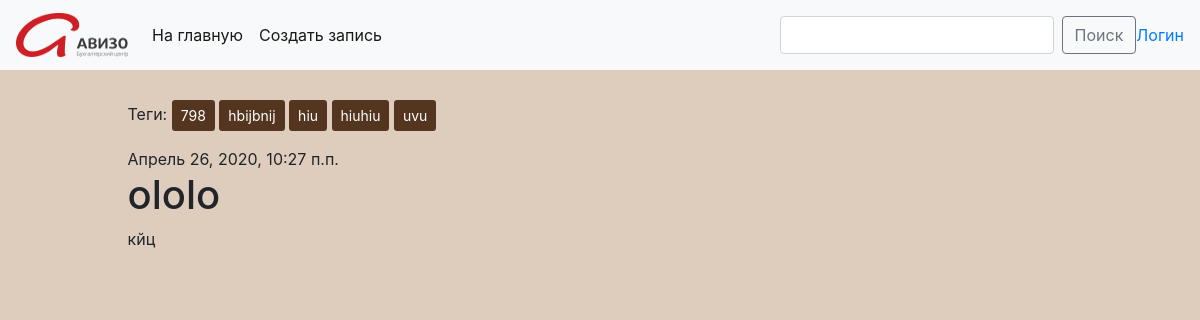
Page /post/113/ on the committed database.
### blog/models.py (models this page shows, shortened)
class Post(models.Model):
    author = models.ForeignKey(settings.AUTH_USER_MODEL, on_delete=models.CASCADE)
    author_first_name = ''
    author_last_name = ''
    title = models.CharField(max_length=200)
    text = models.TextField()
    created_date = models.DateTimeField(default=timezone.now)
    published_date = models.DateTimeField(blank=True, null=True)
    tags = TaggableManager(through=RuTaggedItem, blank=True)
    document = models.FileField(blank=True)
    image = models.ImageField(blank=True, upload_to='images/')

### blog/views.py (the view)
# urls.py: path('post/<int:pk>/', views.PostDetailView.as_view(), name='post_detail'),
class PostDetailView(View):
    def get(self, request, pk=None):
        post = get_object_or_404(Post, pk=pk)
        media = Media.objects.filter(post_id=pk)
        return render(request, 'blog/post_detail.html', {'post': post, 'media': media})

### blog/templates/blog/post_detail.html (shortened to what this page needs)
{% extends 'include/base.html' %}
{% block content %}
<div class="post" style="width: 100%; word-break: break-all">
    <p class="tags">Теги: {% for tag in post.tags.all %}
        <a class="btn btn-sm" style="background: #543620; color: #fff" href="{% url 'post_list_by_tag' tag.slug %}" role="button">{{ tag.name }}</a>
        {% endfor %}</p>
    {% if post.published_date %}
    <div class="date">
        {{ post.published_date }}
    </div>
    {% endif %}
    <h1>{{ post.title }}</h1>
    <p>{{ post.text|linebreaksbr }}</p>
    {% if post.image %}
    {% load thumbnail %}
    {% endif %}
</div>
{% endblock %}

### blog/templates/include/base.html (style rules this page uses)
body { background: #decdbd; }

### rows in the picture
Tag: name "798"
Tag: name "hbijbnij"
Tag: name "hiu"
Tag: name "hiuhiu"
Tag: name "uvu"
Post: published_date "Апрель 26, 2020, 10:27 п.п.", title "ololo", text "кйц"
